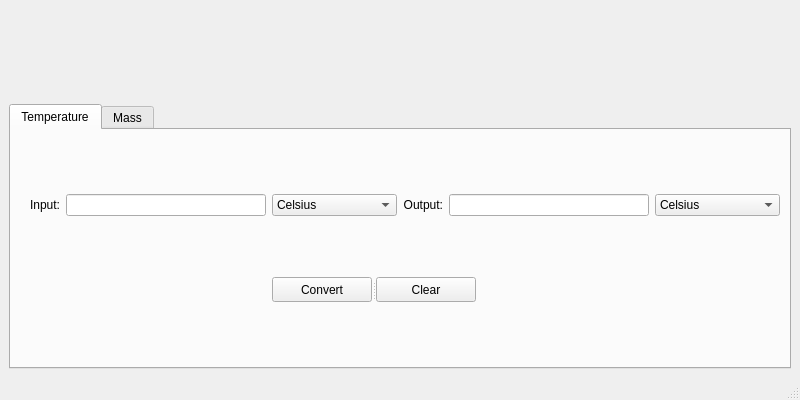
<?xml version="1.0" encoding="UTF-8"?>
<ui version="4.0">
 <class>ConversionWindow</class>
 <widget class="QMainWindow" name="ConversionWindow">
  <property name="geometry">
   <rect>
    <x>0</x>
    <y>0</y>
    <width>800</width>
    <height>400</height>
   </rect>
  </property>
  <property name="sizePolicy">
   <sizepolicy hsizetype="Fixed" vsizetype="Fixed">
    <horstretch>0</horstretch>
    <verstretch>0</verstretch>
   </sizepolicy>
  </property>
  <property name="minimumSize">
   <size>
    <width>800</width>
    <height>400</height>
   </size>
  </property>
  <property name="maximumSize">
   <size>
    <width>800</width>
    <height>400</height>
   </size>
  </property>
  <property name="windowTitle">
   <string>Unit Conversion</string>
  </property>
  <widget class="QWidget" name="centralwidget">
   <layout class="QGridLayout" name="gridLayout">
    <item row="0" column="0">
     <widget class="QLabel" name="label">
      <property name="enabled">
       <bool>true</bool>
      </property>
      <property name="sizePolicy">
       <sizepolicy hsizetype="Preferred" vsizetype="Preferred">
        <horstretch>0</horstretch>
        <verstretch>0</verstretch>
       </sizepolicy>
      </property>
      <property name="minimumSize">
       <size>
        <width>0</width>
        <height>89</height>
       </size>
      </property>
      <property name="maximumSize">
       <size>
        <width>16777215</width>
        <height>89</height>
       </size>
      </property>
      <property name="sizeIncrement">
       <size>
        <width>0</width>
        <height>0</height>
       </size>
      </property>
      <property name="baseSize">
       <size>
        <width>0</width>
        <height>0</height>
       </size>
      </property>
      <property name="pixmap">
       <pixmap>../resources/logo.png</pixmap>
      </property>
      <property name="scaledContents">
       <bool>false</bool>
      </property>
      <property name="alignment">
       <set>Qt::AlignCenter</set>
      </property>
      <property name="wordWrap">
       <bool>false</bool>
      </property>
     </widget>
    </item>
    <item row="1" column="0">
     <widget class="QTabWidget" name="tabWidget">
      <property name="tabPosition">
       <enum>QTabWidget::North</enum>
      </property>
      <property name="tabShape">
       <enum>QTabWidget::Rounded</enum>
      </property>
      <property name="currentIndex">
       <number>0</number>
      </property>
      <widget class="QWidget" name="temp_tab">
       <attribute name="title">
        <string>Temperature</string>
       </attribute>
       <layout class="QGridLayout" name="gridLayout_3">
        <item row="0" column="0">
         <widget class="QLabel" name="label_2">
          <property name="text">
           <string>&lt;html&gt;&lt;head/&gt;&lt;body&gt;&lt;p&gt;Input:&lt;/p&gt;&lt;/body&gt;&lt;/html&gt;</string>
          </property>
          <property name="alignment">
           <set>Qt::AlignRight|Qt::AlignTrailing|Qt::AlignVCenter</set>
          </property>
         </widget>
        </item>
        <item row="0" column="1">
         <widget class="QLineEdit" name="temp_input">
          <property name="minimumSize">
           <size>
            <width>150</width>
            <height>0</height>
           </size>
          </property>
          <property name="maximumSize">
           <size>
            <width>200</width>
            <height>16777215</height>
           </size>
          </property>
          <property name="inputMask">
           <string/>
          </property>
          <property name="text">
           <string/>
          </property>
         </widget>
        </item>
        <item row="0" column="2">
         <widget class="QComboBox" name="temp_input_combo">
          <property name="minimumSize">
           <size>
            <width>125</width>
            <height>0</height>
           </size>
          </property>
          <item>
           <property name="text">
            <string>Celsius</string>
           </property>
          </item>
          <item>
           <property name="text">
            <string>Kelvin</string>
           </property>
          </item>
          <item>
           <property name="text">
            <string>Fahrenheit</string>
           </property>
          </item>
         </widget>
        </item>
        <item row="0" column="3">
         <widget class="QLabel" name="label_3">
          <property name="text">
           <string>&lt;html&gt;&lt;head/&gt;&lt;body&gt;&lt;p&gt;Output:&lt;/p&gt;&lt;/body&gt;&lt;/html&gt;</string>
          </property>
          <property name="alignment">
           <set>Qt::AlignRight|Qt::AlignTrailing|Qt::AlignVCenter</set>
          </property>
         </widget>
        </item>
        <item row="0" column="4">
         <widget class="QLineEdit" name="temp_output">
          <property name="minimumSize">
           <size>
            <width>150</width>
            <height>0</height>
           </size>
          </property>
          <property name="maximumSize">
           <size>
            <width>200</width>
            <height>16777215</height>
           </size>
          </property>
          <property name="toolTip">
           <string>mean distance traveled by diffusing solute in one direction along one axis after elapsed time, t.</string>
          </property>
         </widget>
        </item>
        <item row="0" column="5">
         <widget class="QComboBox" name="temp_output_combo">
          <property name="minimumSize">
           <size>
            <width>125</width>
            <height>0</height>
           </size>
          </property>
          <item>
           <property name="text">
            <string>Celsius</string>
           </property>
          </item>
          <item>
           <property name="text">
            <string>Kelvin</string>
           </property>
          </item>
          <item>
           <property name="text">
            <string>Fahrenheit</string>
           </property>
          </item>
         </widget>
        </item>
        <item row="1" column="2" colspan="3">
         <widget class="QSplitter" name="splitter">
          <property name="orientation">
           <enum>Qt::Horizontal</enum>
          </property>
          <widget class="QPushButton" name="convert_temp">
           <property name="maximumSize">
            <size>
             <width>100</width>
             <height>25</height>
            </size>
           </property>
           <property name="whatsThis">
            <string>&lt;html&gt;&lt;head/&gt;&lt;body&gt;&lt;p&gt;Click to calculate the equilibrum potential.&lt;/p&gt;&lt;/body&gt;&lt;/html&gt;</string>
           </property>
           <property name="text">
            <string>Convert</string>
           </property>
          </widget>
          <widget class="QPushButton" name="clear_temp">
           <property name="maximumSize">
            <size>
             <width>100</width>
             <height>25</height>
            </size>
           </property>
           <property name="whatsThis">
            <string>&lt;html&gt;&lt;head/&gt;&lt;body&gt;&lt;p&gt;Click to calculate the equilibrum potential.&lt;/p&gt;&lt;/body&gt;&lt;/html&gt;</string>
           </property>
           <property name="text">
            <string>Clear</string>
           </property>
          </widget>
         </widget>
        </item>
       </layout>
      </widget>
      <widget class="QWidget" name="mass_tab">
       <attribute name="title">
        <string>Mass</string>
       </attribute>
       <layout class="QGridLayout" name="gridLayout_2">
        <item row="0" column="0">
         <widget class="QLabel" name="label_6">
          <property name="text">
           <string>&lt;html&gt;&lt;head/&gt;&lt;body&gt;&lt;p&gt;Input:&lt;/p&gt;&lt;/body&gt;&lt;/html&gt;</string>
          </property>
          <property name="alignment">
           <set>Qt::AlignRight|Qt::AlignTrailing|Qt::AlignVCenter</set>
          </property>
         </widget>
        </item>
        <item row="0" column="1">
         <widget class="QLineEdit" name="mass_input">
          <property name="minimumSize">
           <size>
            <width>150</width>
            <height>0</height>
           </size>
          </property>
          <property name="maximumSize">
           <size>
            <width>200</width>
            <height>16777215</height>
           </size>
          </property>
          <property name="inputMask">
           <string/>
          </property>
          <property name="text">
           <string/>
          </property>
         </widget>
        </item>
        <item row="0" column="2">
         <widget class="QComboBox" name="mass_input_combo">
          <property name="minimumSize">
           <size>
            <width>125</width>
            <height>0</height>
           </size>
          </property>
          <item>
           <property name="text">
            <string>Pound</string>
           </property>
          </item>
          <item>
           <property name="text">
            <string>Gram</string>
           </property>
          </item>
          <item>
           <property name="text">
            <string>Kilogram</string>
           </property>
          </item>
         </widget>
        </item>
        <item row="0" column="3">
         <widget class="QLabel" name="label_7">
          <property name="text">
           <string>&lt;html&gt;&lt;head/&gt;&lt;body&gt;&lt;p&gt;Output:&lt;/p&gt;&lt;/body&gt;&lt;/html&gt;</string>
          </property>
          <property name="alignment">
           <set>Qt::AlignRight|Qt::AlignTrailing|Qt::AlignVCenter</set>
          </property>
         </widget>
        </item>
        <item row="0" column="4">
         <widget class="QLineEdit" name="mass_output">
          <property name="minimumSize">
           <size>
            <width>150</width>
            <height>0</height>
           </size>
          </property>
          <property name="maximumSize">
           <size>
            <width>200</width>
            <height>16777215</height>
           </size>
          </property>
          <property name="toolTip">
           <string>mean distance traveled by diffusing solute in one direction along one axis after elapsed time, t.</string>
          </property>
         </widget>
        </item>
        <item row="0" column="5">
         <widget class="QComboBox" name="mass_output_combo">
          <property name="minimumSize">
           <size>
            <width>125</width>
            <height>0</height>
           </size>
          </property>
          <item>
           <property name="text">
            <string>Pound</string>
           </property>
          </item>
          <item>
           <property name="text">
            <string>Gram</string>
           </property>
          </item>
          <item>
           <property name="text">
            <string>Kilogram</string>
           </property>
          </item>
         </widget>
        </item>
        <item row="1" column="2" colspan="3">
         <widget class="QSplitter" name="splitter_3">
          <property name="orientation">
           <enum>Qt::Horizontal</enum>
          </property>
          <widget class="QPushButton" name="convert_mass">
           <property name="maximumSize">
            <size>
             <width>100</width>
             <height>25</height>
            </size>
           </property>
           <property name="whatsThis">
            <string>&lt;html&gt;&lt;head/&gt;&lt;body&gt;&lt;p&gt;Click to calculate the equilibrum potential.&lt;/p&gt;&lt;/body&gt;&lt;/html&gt;</string>
           </property>
           <property name="text">
            <string>Convert</string>
           </property>
          </widget>
          <widget class="QPushButton" name="clear_mass">
           <property name="maximumSize">
            <size>
             <width>100</width>
             <height>25</height>
            </size>
           </property>
           <property name="whatsThis">
            <string>&lt;html&gt;&lt;head/&gt;&lt;body&gt;&lt;p&gt;Click to calculate the equilibrum potential.&lt;/p&gt;&lt;/body&gt;&lt;/html&gt;</string>
           </property>
           <property name="text">
            <string>Clear</string>
           </property>
          </widget>
         </widget>
        </item>
       </layout>
      </widget>
     </widget>
    </item>
   </layout>
   <zorder>tabWidget</zorder>
   <zorder>label</zorder>
  </widget>
  <widget class="QMenuBar" name="menubar">
   <property name="geometry">
    <rect>
     <x>0</x>
     <y>0</y>
     <width>800</width>
     <height>22</height>
    </rect>
   </property>
  </widget>
  <widget class="QStatusBar" name="statusbar"/>
 </widget>
 <resources/>
 <connections/>
</ui>
